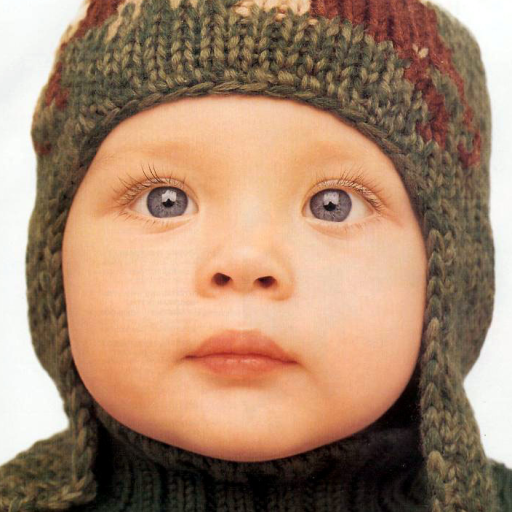
#> input picture ORIGINAL_X2/img_001_SRF_2_HR.png, 512 x 512 px, given as the content of the folder WAZIR_CARN_X2, which was not available
$ jupyter execute --allow-errors HUGGING_FACE.ipynb   (shell and % lines are left out)
#> lines starting #> are read from the running program, lines starting #| are printed output that depends on the picture; pictures that were not available may be replaced by others from this repository, and a replacement may not be noted
[cell 1]
#!pip install super-image
############ CARN-SCALE-2X ############# SET5

[cell 2]
import os
from super_image import CarnModel, ImageLoader
from PIL import Image

def process_images(input_folder, output_folder, model_name='eugenesiow/carn', scale=2):
    # Load the pre-trained model
    model = CarnModel.from_pretrained(model_name, scale=scale)

    # Ensure the output folder exists
    os.makedirs(output_folder, exist_ok=True)

    # Iterate through all images in the input folder
    for filename in os.listdir(input_folder):
        if filename.endswith(('.png', '.jpg', '.jpeg')):  # Check for image file extensions
            # Load the image
            image_path = os.path.join(input_folder, filename)
            print(f'Processing {image_path}...')
            image = Image.open(image_path)

            # Prepare the image for the model
            inputs = ImageLoader.load_image(image)

            # Perform super-resolution
            preds = model(inputs)

            # Save the output image
            output_path = os.path.join(output_folder, f'scaled_{filename}')
            ImageLoader.save_image(preds, output_path)
            print(f'Saved scaled image to {output_path}')

# Example usage
input_folder = 'X2'  # Replace with your input folder path
output_folder = 'WAZIR_CARN_X2'  # Replace with your output folder path
process_images(input_folder, output_folder)
#> (the call stopped at in process_images, `model = CarnModel.from_pretrained(model_name, scale=scale)`: super_image is not available in this run)

[cell 3]
import os
import cv2
import matplotlib.pyplot as plt

def plot_images(hr_folder, sr_folder):
    # Get lists of image files in both folders
#> called with hr_folder = 'WAZIR_CARN_X2', sr_folder = 'X2'
    hr_images = [f for f in os.listdir(hr_folder) if f.endswith(('.png', '.jpg', '.jpeg'))]
    sr_images = [f for f in os.listdir(sr_folder) if f.endswith(('.png', '.jpg', '.jpeg'))]

    # Ensure both folders have the same number of images
    if len(hr_images) != len(sr_images):
        raise ValueError("The number of images in HR and SR folders must be the same.")

    # Set up the plot
    num_images = len(hr_images)
    plt.figure(figsize=(15, 5 * num_images))

    # Loop through each image pair
    for i in range(num_images):
        hr_image_path = os.path.join(hr_folder, hr_images[i])
        sr_image_path = os.path.join(sr_folder, sr_images[i])

        # Read images
        hr_image = cv2.imread(hr_image_path)
#> hr_image is the input picture: shape (512, 512, 3); mean B, G, R 109.5, 134.2, 166.9
        sr_image = cv2.imread(sr_image_path)

        # Convert BGR to RGB (OpenCV loads images in BGR format)
        hr_image = cv2.cvtColor(hr_image, cv2.COLOR_BGR2RGB)
        sr_image = cv2.cvtColor(sr_image, cv2.COLOR_BGR2RGB)

        # Plot HR image
        plt.subplot(num_images, 2, 2 * i + 1)
        plt.imshow(hr_image)
        plt.title(f'High Resolution - {hr_images[i]}')
        plt.axis('off')

        # Plot SR image
        plt.subplot(num_images, 2, 2 * i + 2)
        plt.imshow(sr_image)
        plt.title(f'Super Resolution - {sr_images[i]}')
        plt.axis('off')

    plt.tight_layout()
    plt.show()
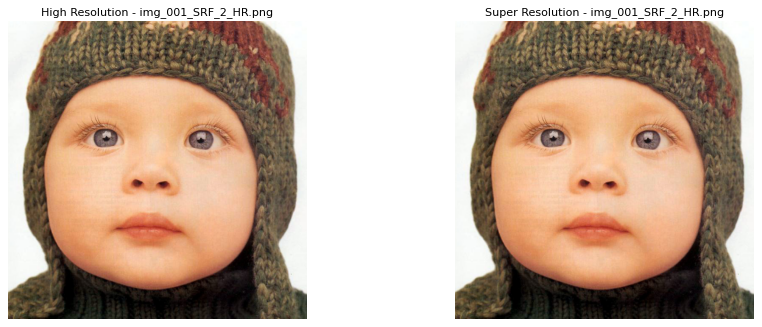
#> figure drawn by matplotlib, 2 panels

# Example usage
hr_folder = 'WAZIR_CARN_X2'  # Replace with your HR folder path
sr_folder = 'X2'   # Replace with your SR folder path
plot_images(hr_folder, sr_folder)

[cell 4]
import os
import cv2
import numpy as np

def calculate_psnr(reference, distorted):
    """Calculate PSNR between two images."""
    mse = np.mean((reference - distorted) ** 2)
    if mse == 0:
        return float('inf')  # If MSE is zero, PSNR is infinite
    max_pixel_value = 255.0  # For 8-bit images
    psnr = 20 * np.log10(max_pixel_value / np.sqrt(mse))
    return psnr

def calculate_metrics(hr_folder, sr_folder):
    psnr_values = []

    # Get lists of image files in both folders
    hr_images = [f for f in os.listdir(hr_folder) if f.endswith(('.png', '.jpg', '.jpeg'))]
    sr_images = [f for f in os.listdir(sr_folder) if f.endswith(('.png', '.jpg', '.jpeg'))]

    # Ensure both folders have the same number of images
    if len(hr_images) != len(sr_images):
        raise ValueError("The number of images in HR and SR folders must be the same.")

    # Loop through each image pair
    for i in range(len(hr_images)):
        hr_image_path = os.path.join(hr_folder, hr_images[i])
        sr_image_path = os.path.join(sr_folder, sr_images[i])

        # Read HR and SR images
        hr_image = cv2.imread(hr_image_path)
        sr_image = cv2.imread(sr_image_path)

        # Calculate PSNR
        psnr_value = calculate_psnr(hr_image, sr_image)
        psnr_values.append(psnr_value)

        # Display the PSNR value for the current image pair
        print(f'Image: {hr_images[i]} | PSNR: {psnr_value:.4f} dB')

    # Calculate average PSNR
    average_psnr = np.mean(psnr_values)
    print(f'Average PSNR: {average_psnr:.4f} dB')

# Example usage
hr_folder = 'ORIGINAL_X2'  # Replace with your HR folder path
sr_folder = 'WAZIR_CARN_X2'   # Replace with your SR folder path
#> (the rest of this cell did not finish here and is left out)

[cell 5]
############ CARN-SCALE-3X ############# SET5

[cell 6]
import os
from super_image import CarnModel, ImageLoader
from PIL import Image

def process_images(input_folder, output_folder, model_name='eugenesiow/carn', scale=3):
    # Load the pre-trained model
    model = CarnModel.from_pretrained(model_name, scale=scale)

    # Ensure the output folder exists
    os.makedirs(output_folder, exist_ok=True)

    # Iterate through all images in the input folder
    for filename in os.listdir(input_folder):
        if filename.endswith(('.png', '.jpg', '.jpeg')):  # Check for image file extensions
            # Load the image
            image_path = os.path.join(input_folder, filename)
            print(f'Processing {image_path}...')
            image = Image.open(image_path)

            # Prepare the image for the model
            inputs = ImageLoader.load_image(image)

            # Perform super-resolution
            preds = model(inputs)

            # Save the output image
            output_path = os.path.join(output_folder, f'scaled_{filename}')
            ImageLoader.save_image(preds, output_path)
            print(f'Saved scaled image to {output_path}')

# Example usage
input_folder = 'X3'  # Replace with your input folder path
output_folder = 'WAZIR_CARN_X3'  # Replace with your output folder path
process_images(input_folder, output_folder)
#> (the call stopped at in process_images, `model = CarnModel.from_pretrained(model_name, scale=scale)`: super_image is not available in this run)

[cell 7]
import os
import cv2
import matplotlib.pyplot as plt

def plot_images(hr_folder, sr_folder):
    # Get lists of image files in both folders
    hr_images = [f for f in os.listdir(hr_folder) if f.endswith(('.png', '.jpg', '.jpeg'))]
    sr_images = [f for f in os.listdir(sr_folder) if f.endswith(('.png', '.jpg', '.jpeg'))]

    # Ensure both folders have the same number of images
    if len(hr_images) != len(sr_images):
        raise ValueError("The number of images in HR and SR folders must be the same.")

    # Set up the plot
    num_images = len(hr_images)
    plt.figure(figsize=(15, 5 * num_images))

    # Loop through each image pair
    for i in range(num_images):
        hr_image_path = os.path.join(hr_folder, hr_images[i])
        sr_image_path = os.path.join(sr_folder, sr_images[i])

        # Read images
        hr_image = cv2.imread(hr_image_path)
        sr_image = cv2.imread(sr_image_path)

        # Convert BGR to RGB (OpenCV loads images in BGR format)
        hr_image = cv2.cvtColor(hr_image, cv2.COLOR_BGR2RGB)
        sr_image = cv2.cvtColor(sr_image, cv2.COLOR_BGR2RGB)

        # Plot HR image
        plt.subplot(num_images, 2, 2 * i + 1)
        plt.imshow(hr_image)
        plt.title(f'High Resolution - {hr_images[i]}')
        plt.axis('off')

        # Plot SR image
        plt.subplot(num_images, 2, 2 * i + 2)
        plt.imshow(sr_image)
        plt.title(f'Super Resolution - {sr_images[i]}')
        plt.axis('off')

    plt.tight_layout()
    plt.show()

# Example usage
hr_folder = 'WAZIR_CARN_X3'  # Replace with your HR folder path
sr_folder = 'X3'   # Replace with your SR folder path
plot_images(hr_folder, sr_folder)

[cell 8]
import os
import cv2
import numpy as np

def calculate_psnr(reference, distorted):
    """Calculate PSNR between two images."""
    mse = np.mean((reference - distorted) ** 2)
#> mse = 0
    if mse == 0:
        return float('inf')  # If MSE is zero, PSNR is infinite
    max_pixel_value = 255.0  # For 8-bit images
    psnr = 20 * np.log10(max_pixel_value / np.sqrt(mse))
    return psnr

def calculate_metrics(hr_folder, sr_folder):
    psnr_values = []

    # Get lists of image files in both folders
    hr_images = [f for f in os.listdir(hr_folder) if f.endswith(('.png', '.jpg', '.jpeg'))]
    sr_images = [f for f in os.listdir(sr_folder) if f.endswith(('.png', '.jpg', '.jpeg'))]

    # Ensure both folders have the same number of images
    if len(hr_images) != len(sr_images):
        raise ValueError("The number of images in HR and SR folders must be the same.")

    # Loop through each image pair
    for i in range(len(hr_images)):
        hr_image_path = os.path.join(hr_folder, hr_images[i])
        sr_image_path = os.path.join(sr_folder, sr_images[i])

        # Read HR and SR images
        hr_image = cv2.imread(hr_image_path)
        sr_image = cv2.imread(sr_image_path)

        # Calculate PSNR
        psnr_value = calculate_psnr(hr_image, sr_image)
#> psnr_value = inf
        psnr_values.append(psnr_value)

        # Display the PSNR value for the current image pair
        print(f'Image: {hr_images[i]} | PSNR: {psnr_value:.4f} dB')
#| Image: img_001_SRF_2_HR.png | PSNR: inf dB

    # Calculate average PSNR
    average_psnr = np.mean(psnr_values)
#> average_psnr = inf
    print(f'Average PSNR: {average_psnr:.4f} dB')
#| Average PSNR: inf dB

# Example usage
hr_folder = 'ORIGINAL_X3'  # Replace with your HR folder path
sr_folder = 'WAZIR_CARN_X3'   # Replace with your SR folder path
calculate_metrics(hr_folder, sr_folder)

[cell 9]
############ CARN-SCALE-4X ############# SET5

[cell 10]
import os
from super_image import CarnModel, ImageLoader
from PIL import Image

def process_images(input_folder, output_folder, model_name='eugenesiow/carn', scale=4):
    # Load the pre-trained model
    model = CarnModel.from_pretrained(model_name, scale=scale)

    # Ensure the output folder exists
    os.makedirs(output_folder, exist_ok=True)

    # Iterate through all images in the input folder
    for filename in os.listdir(input_folder):
        if filename.endswith(('.png', '.jpg', '.jpeg')):  # Check for image file extensions
            # Load the image
            image_path = os.path.join(input_folder, filename)
            print(f'Processing {image_path}...')
            image = Image.open(image_path)

            # Prepare the image for the model
            inputs = ImageLoader.load_image(image)

            # Perform super-resolution
            preds = model(inputs)

            # Save the output image
            output_path = os.path.join(output_folder, f'scaled_{filename}')
            ImageLoader.save_image(preds, output_path)
            print(f'Saved scaled image to {output_path}')

# Example usage
input_folder = 'X4'  # Replace with your input folder path
output_folder = 'WAZIR_CARN_X4'  # Replace with your output folder path
process_images(input_folder, output_folder)
#> (the call stopped at in process_images, `model = CarnModel.from_pretrained(model_name, scale=scale)`: super_image is not available in this run)

[cell 11]
import os
import cv2
import matplotlib.pyplot as plt

def plot_images(hr_folder, sr_folder):
    # Get lists of image files in both folders
    hr_images = [f for f in os.listdir(hr_folder) if f.endswith(('.png', '.jpg', '.jpeg'))]
    sr_images = [f for f in os.listdir(sr_folder) if f.endswith(('.png', '.jpg', '.jpeg'))]

    # Ensure both folders have the same number of images
    if len(hr_images) != len(sr_images):
        raise ValueError("The number of images in HR and SR folders must be the same.")

    # Set up the plot
    num_images = len(hr_images)
    plt.figure(figsize=(15, 5 * num_images))

    # Loop through each image pair
    for i in range(num_images):
        hr_image_path = os.path.join(hr_folder, hr_images[i])
        sr_image_path = os.path.join(sr_folder, sr_images[i])

        # Read images
        hr_image = cv2.imread(hr_image_path)
        sr_image = cv2.imread(sr_image_path)

        # Convert BGR to RGB (OpenCV loads images in BGR format)
        hr_image = cv2.cvtColor(hr_image, cv2.COLOR_BGR2RGB)
        sr_image = cv2.cvtColor(sr_image, cv2.COLOR_BGR2RGB)

        # Plot HR image
        plt.subplot(num_images, 2, 2 * i + 1)
        plt.imshow(hr_image)
        plt.title(f'High Resolution - {hr_images[i]}')
        plt.axis('off')

        # Plot SR image
        plt.subplot(num_images, 2, 2 * i + 2)
        plt.imshow(sr_image)
        plt.title(f'Super Resolution - {sr_images[i]}')
        plt.axis('off')

    plt.tight_layout()
    plt.show()

# Example usage
hr_folder = 'WAZIR_CARN_X4'  # Replace with your HR folder path
sr_folder = 'X4'   # Replace with your SR folder path
plot_images(hr_folder, sr_folder)

[cell 12]
import os
import cv2
import numpy as np

def calculate_psnr(reference, distorted):
    """Calculate PSNR between two images."""
    mse = np.mean((reference - distorted) ** 2)
#> mse = 0
    if mse == 0:
        return float('inf')  # If MSE is zero, PSNR is infinite
    max_pixel_value = 255.0  # For 8-bit images
    psnr = 20 * np.log10(max_pixel_value / np.sqrt(mse))
    return psnr

def calculate_metrics(hr_folder, sr_folder):
    psnr_values = []

    # Get lists of image files in both folders
    hr_images = [f for f in os.listdir(hr_folder) if f.endswith(('.png', '.jpg', '.jpeg'))]
    sr_images = [f for f in os.listdir(sr_folder) if f.endswith(('.png', '.jpg', '.jpeg'))]

    # Ensure both folders have the same number of images
    if len(hr_images) != len(sr_images):
        raise ValueError("The number of images in HR and SR folders must be the same.")

    # Loop through each image pair
    for i in range(len(hr_images)):
        hr_image_path = os.path.join(hr_folder, hr_images[i])
        sr_image_path = os.path.join(sr_folder, sr_images[i])

        # Read HR and SR images
        hr_image = cv2.imread(hr_image_path)
        sr_image = cv2.imread(sr_image_path)

        # Calculate PSNR
        psnr_value = calculate_psnr(hr_image, sr_image)
#> psnr_value = inf
        psnr_values.append(psnr_value)

        # Display the PSNR value for the current image pair
        print(f'Image: {hr_images[i]} | PSNR: {psnr_value:.4f} dB')
#| Image: img_001_SRF_2_HR.png | PSNR: inf dB

    # Calculate average PSNR
    average_psnr = np.mean(psnr_values)
#> average_psnr = inf
    print(f'Average PSNR: {average_psnr:.4f} dB')
#| Average PSNR: inf dB

# Example usage
hr_folder = 'ORIGINAL_X4'  # Replace with your HR folder path
sr_folder = 'WAZIR_CARN_X4'   # Replace with your SR folder path
calculate_metrics(hr_folder, sr_folder)


$ run again, on ORIGINAL_X2/img_005_SRF_2_HR.png
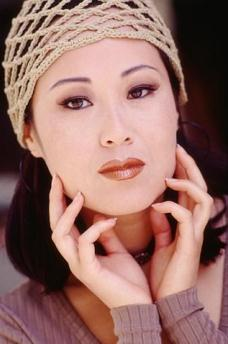
#> input picture ORIGINAL_X2/img_005_SRF_2_HR.png, 228 x 344 px, given as the content of the folder WAZIR_CARN_X2, which was not available
#> in plot_images, hr_image is the input picture: shape (344, 228, 3); mean B, G, R 103.1, 110.2, 150.6
#> in plot_images, `plt.show()`:
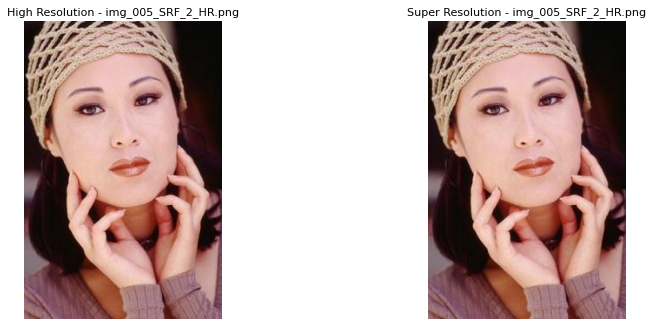
#> figure drawn by matplotlib, 2 panels
#> in calculate_psnr, `mse = np.mean((reference - distorted) ** 2)`: mse = 0
#> in calculate_metrics, `psnr_value = calculate_psnr(hr_image, sr_image)`: psnr_value = inf
#| Image: img_005_SRF_2_HR.png | PSNR: inf dB
#| Average PSNR: inf dB
#> in calculate_psnr, `mse = np.mean((reference - distorted) ** 2)`: mse = 0
#> in calculate_metrics, `psnr_value = calculate_psnr(hr_image, sr_image)`: psnr_value = inf
#| Image: img_005_SRF_2_HR.png | PSNR: inf dB
#| Average PSNR: inf dB
